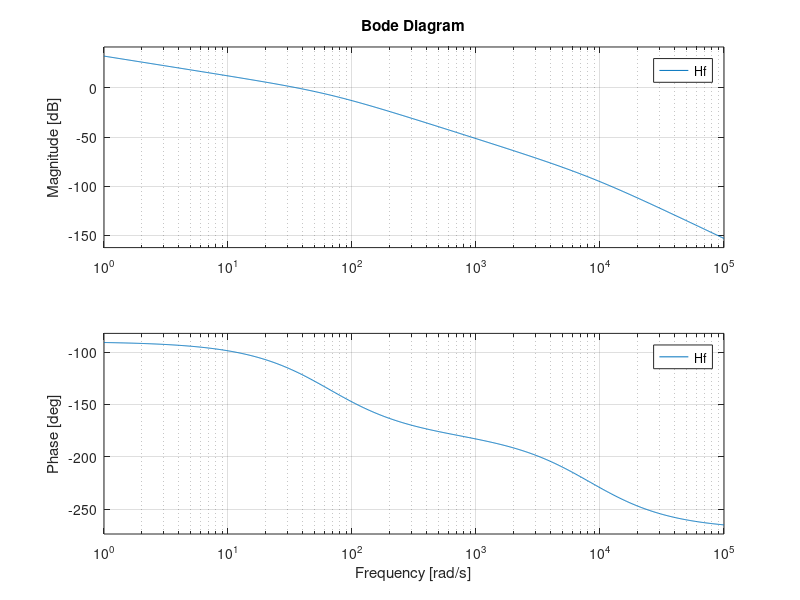
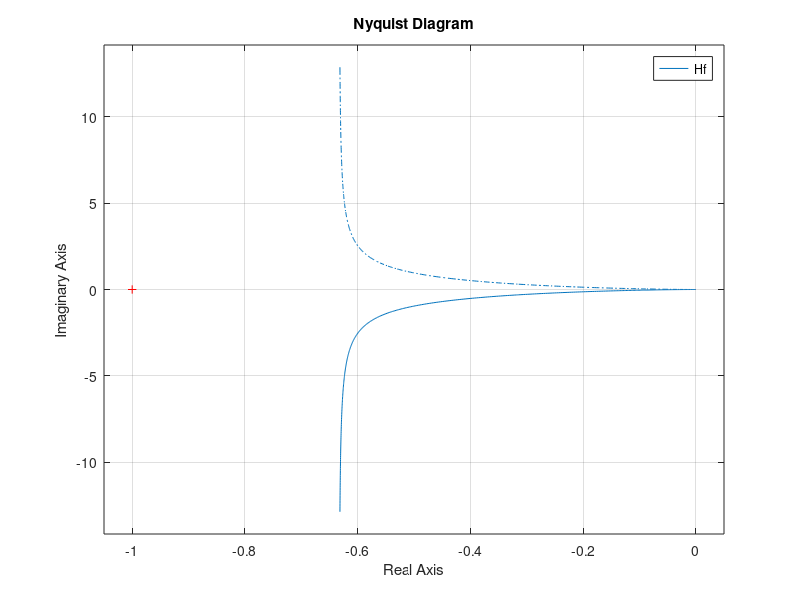
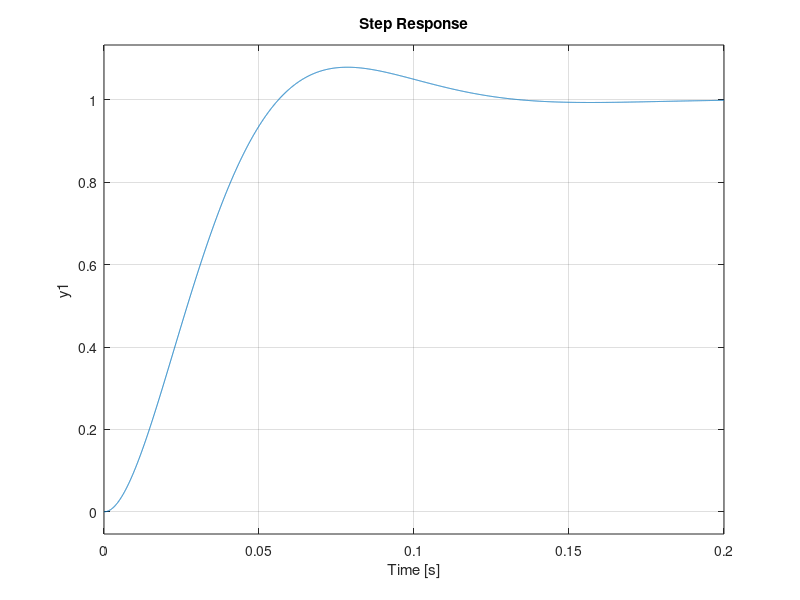
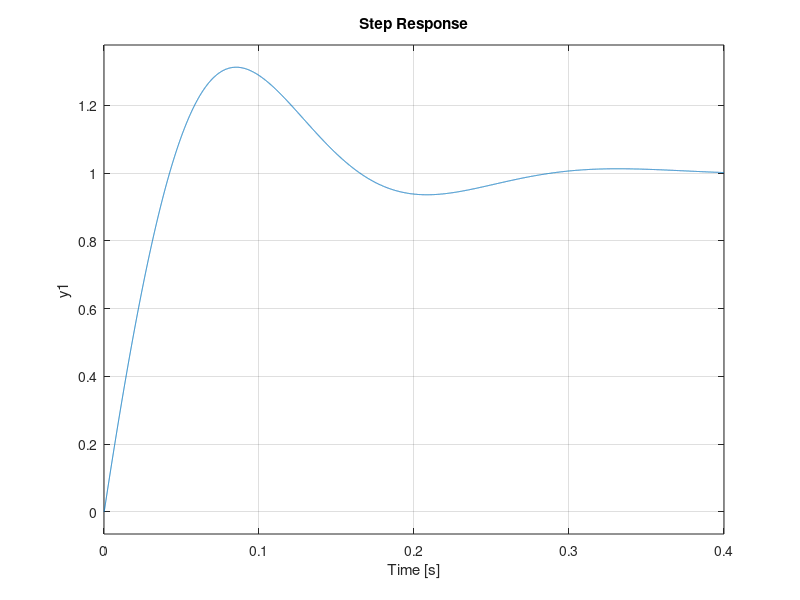

These charts were generated, in order, by the following MATLAB code:
clear
close all
% Datos del motor
K = 22233201.58;
p1 = 64.986;
p2 = 8382.70;

% Representación del lazo abierto
num = K;
den = [1 p1+p2 p1*p2 0];
Hf = tf(num, den);
bode(Hf);
figure
nyquist(Hf)

% Lazo cerrado sin PID
Hs = Hf/(1+Hf);
figure
step(Hs)

% Punto origen
Hw = @(w) K/(j*w*(j*w+p1)*(j*w+p2));
modHw = @(w) abs(Hw(w))-1;
w0 = fsolve(modHw, 20);

A = Hw(w0);
rA = abs(A);
phaA = pi+angle(A);

% Punto destino
rB = 1;
phaB = 50*pi/180;

% Cálculo de parámetros
alpha = 0.25;
rC = rB/rA;
phaC = phaB - phaA;
KP = rC*cos(phaC);
tauI = 1/(2*w0*alpha)*(tan(phaC)+sqrt(4*alpha+tan(phaC)^2));
tauD = alpha*tauI;

% Representación del lazo cerrado
%Hfb = hf_from_pid (KP, tauI, tauD, 2652.28, 64.986);
Hc = KP*(1 + tf([tauD 0],1) + tf(1, [tauI 0]));
Hfb = Hc*Hf/(1+Hc*Hf);
figure
step(Hfb);
figure
nyquist(Hf);